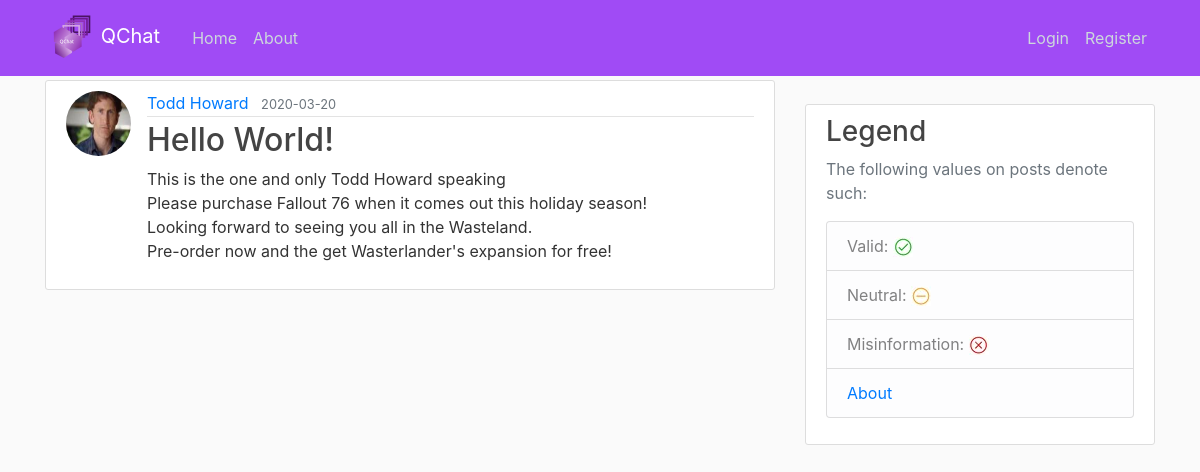
/post/1, run on an earlier commit of the app's database.
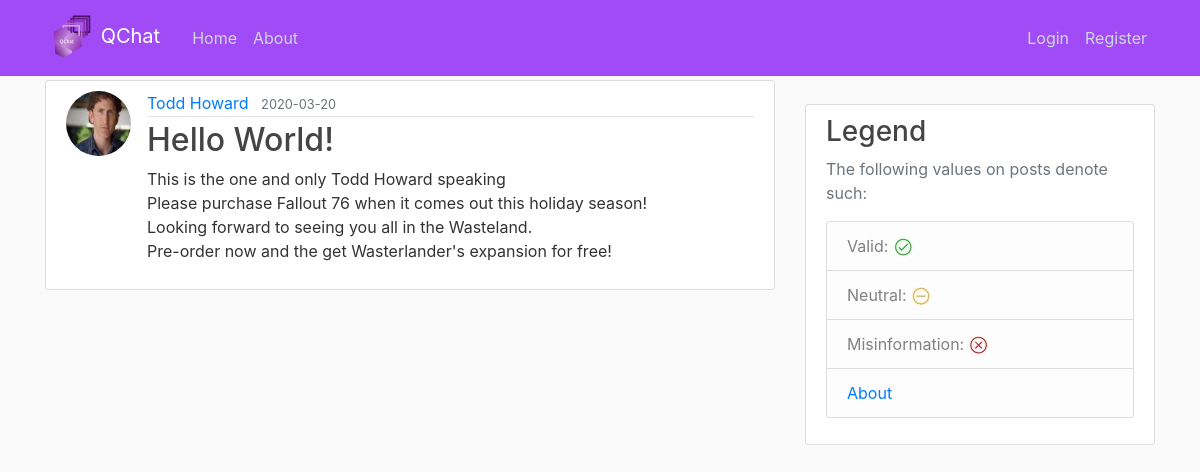
And on a later commit of the database.
### app/models.py (models this page shows, shortened)
class User(db.Model, UserMixin):
    id = db.Column(db.Integer, primary_key=True)                                    # Primary Key
    username = db.Column(db.String(20), unique=True, nullable=False)                # Each User will have a username, with a max(20) characters, it must be unique, and Null is not allowed!
    email = db.Column(db.String(120), unique=True, nullable=False)                  # Each User will have an email, with a max(120) characters, it must be unique, and Null is not allowed!
    image_file = db.Column(db.String(2083), nullable=False, default='default.jpg')    # Each User will have a defualt profile Image, so uniqueness does not apply, since Null is not allowed!
    password = db.Column(db.String(60), nullable=False)                             # Each User will have passwords, with a max(60) characters, uniqueness does not apply, and Null is not allowed!
    posts = db.relationship('Post', backref='author', lazy=True)                    # This is linked to Posts, Lazy Evaluation is set to: True

### app/posts/routes.py (the view)
@posts.route('/post/<int:post_id>')
def post(post_id):
    post = Post.query.get_or_404(post_id)
    return render_template('post.html', title=post.title, post=post)

### app/templates/post.html (shortened to what this page needs)
{% extends "template.html" %}
{% block content %}
    <article class="media content-section">
        <img class="rounded-circle article-img" src="{{ post.author.image_file }}">
        <div class="media-body">
            <div class="article-metadata">
                <a class="mr-2" href="{{ url_for('users.user_posts', username=post.author.username) }}">{{ post.author.username }}</a>
                <small class="text-muted">{{ post.date_posted.strftime('%Y-%m-%d') }}</small>
            </div>
            <h2 class="article-title"> {{ post.title }} </h2>
            <p class="article-content">{{ post.content }}</p>
        </div>
    </article>
{% endblock content %}

What changed in the data, as far as the page shows it:
changed User "Todd Howard": author.image_file: a different picture
